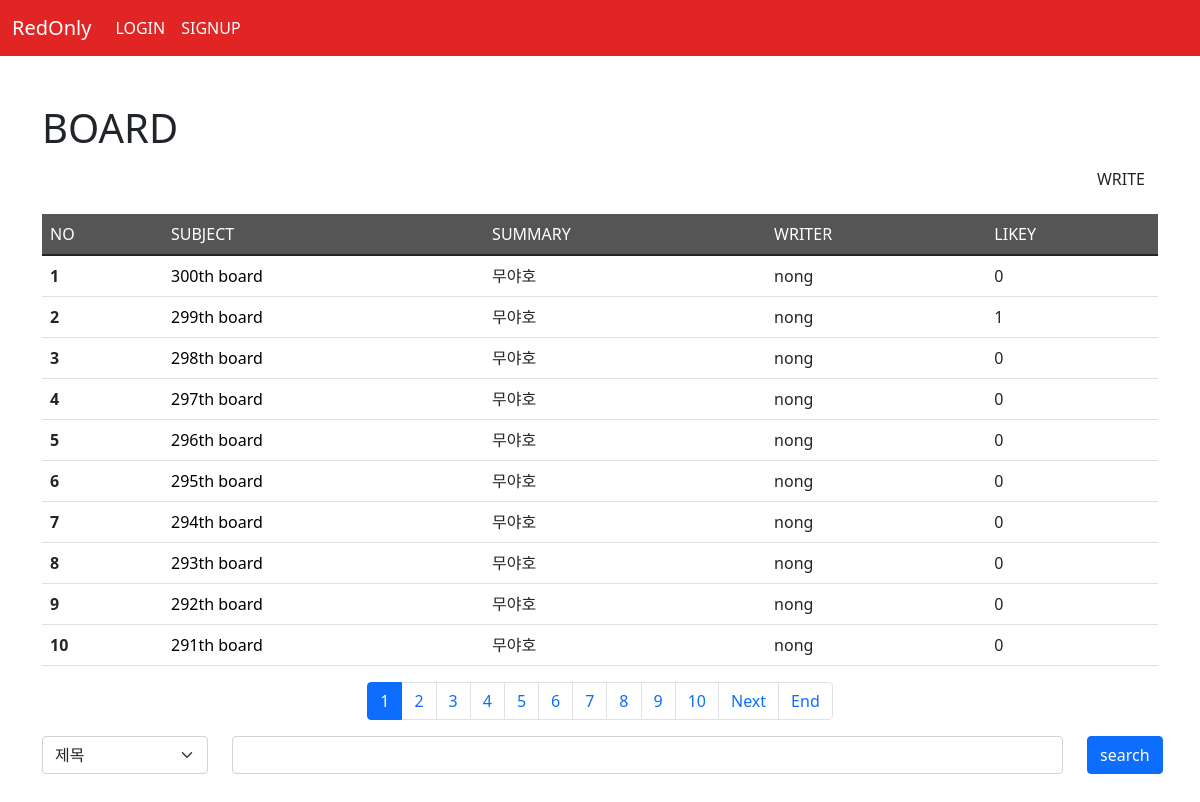
/board/, run on the app's committed database.
### board/models.py (models this page shows, shortened)
class Board(models.Model):
    subject = models.CharField(max_length=200)
    writer = models.CharField(max_length=100)
    content = models.TextField()
    pubdate = models.DateTimeField()
    likey = models.ManyToManyField(User, blank=True)
    def summary(self):
        if len(self.content) >=15:
            return self.content[:15] +"..."
        return self.content

### board/views.py (the view)
# urls.py: path('', views.index, name="index"),
def index(request):
    pg = request.GET.get("page", 1)
    kw = request.GET.get("kw", "")
    cate = request.GET.get("cate", "")
    if kw:
        if cate == "sub":
            b = Board.objects.filter(subject__startswith=kw)
        elif cate == "wri":
            b = Board.objects.filter(writer=kw)
        elif cate == "con":
            b = Board.objects.filter(content__contains=kw)
        else:
            b = Board.objects.all()
    else:
        b = Board.objects.all()
    b = b.order_by("-pubdate")
    pag = Paginator(b, 10)
    obj = pag.get_page(pg)
    context = {
        "blist" : obj,
        "cate" : cate,
        "kw" : kw
    }
    return render(request, "board/index.html", context )

### template/board/index.html (shortened to what this page needs)
{% extends 'base.html' %}
{% block content %}
{% load mathfilters %}
<div class="container mt-5 mb-5">
    <h1>BOARD</h1>
    <div class="text-end">
        <a href="{% url 'board:create' %}"><button class="btn btn-$red-300">WRITE</button></a>
    </div>
    <table class="table table-hover mt-3">
        <thead style="background-color: rgb(85, 85, 85)">
            <tr style="color: rgb(255, 255, 255);">
                <td scope="col">NO</td>
                <td scope="col">SUBJECT</td>
                <td scope="col">SUMMARY</td>
                <td scope="col">WRITER</td>
                <td scope="col">LIKEY</td>
            </tr>
        </thead>
        <tbody>
            {% for i in blist %}
                <tr>
                    <th scope="row">{{blist.start_index|add:forloop.counter0}}</th>
                    <td><a href="{% url 'board:detail' i.id %}">{{ i.subject }}</a></td>
                    <td>{{ i.summary }}</td>
                    <td>{{ i.writer }}</td>
                    <td>{{i.likey.count}}</td>
                </tr>
            {% endfor %}
        </tbody>
      </table>
      <nav aria-label="Page navigation example">
        <ul class="pagination justify-content-center">
            {% for i in blist.paginator.page_range %}
                {% if i >= blist.number|sub:1|intdiv:10|mul:10|add:1 and blist.number|sub:1|intdiv:10|add:1|mul:10 >= i %}
                    <li class="page-item {% if blist.number == i %}active{% endif %}"><a class="page-link" href="{% url 'board:index' %}?page={{i}}&cate={{cate}}&kw={{kw}}">{{i}}</a></li>
                {% endif %}
            {% endfor %}
            {% if blist.has_next %}
                <li class="page-item">
                    <a class="page-link" href="{% url 'board:index' %}?page={{blist.next_page_number}}&cate={{cate}}&kw={{kw}}">Next</a>
                </li>
                <li class="page-item">
                    <a class="page-link" href="{% url 'board:index' %}?page={{blist.paginator.num_pages}}&cate={{cate}}&kw={{kw}}">End</a>
                </li>
            {% endif %}
        </ul>
    </nav>
    <form>
        <div class="row text-center">
            <div class="col-lg-2">
                <select name="cate" class="form-select" aria-label="Default select example">
                    <option value="sub" {% if cate == "sub" %}selected{% endif %}>제목</option>
                </select>
            </div>
            <div class="col-lg-9">
                <input value="{{kw}}" name="kw" type="text" class="form-control">
            </div>
            <div class="col-lg-1">
                <button class="btn btn-primary">search</button>
            </div>
        </div>
    </form>
</div>
{% endblock %}

### template/board/index.html (style rules this page uses)
a { text-decoration: none; color: black }

### data on the page
Board: start_index|add "1", subject "300th board", summary "무야호", writer "nong", likey.count "0"
Board: start_index|add "2", subject "299th board", summary "무야호", writer "nong", likey.count "1"
Board: start_index|add "3", subject "298th board", summary "무야호", writer "nong", likey.count "0"
Board: start_index|add "4", subject "297th board", summary "무야호", writer "nong", likey.count "0"
Board: start_index|add "5", subject "296th board", summary "무야호", writer "nong", likey.count "0"
Board: start_index|add "6", subject "295th board", summary "무야호", writer "nong", likey.count "0"
Board: start_index|add "7", subject "294th board", summary "무야호", writer "nong", likey.count "0"
Board: start_index|add "8", subject "293th board", summary "무야호", writer "nong", likey.count "0"
Board: start_index|add "9", subject "292th board", summary "무야호", writer "nong", likey.count "0"
Board: start_index|add "10", subject "291th board", summary "무야호", writer "nong", likey.count "0"

### other printed values
{{ i }} "1" "2" "3" "4" "5" "6" "7" "8" "9" "10"
